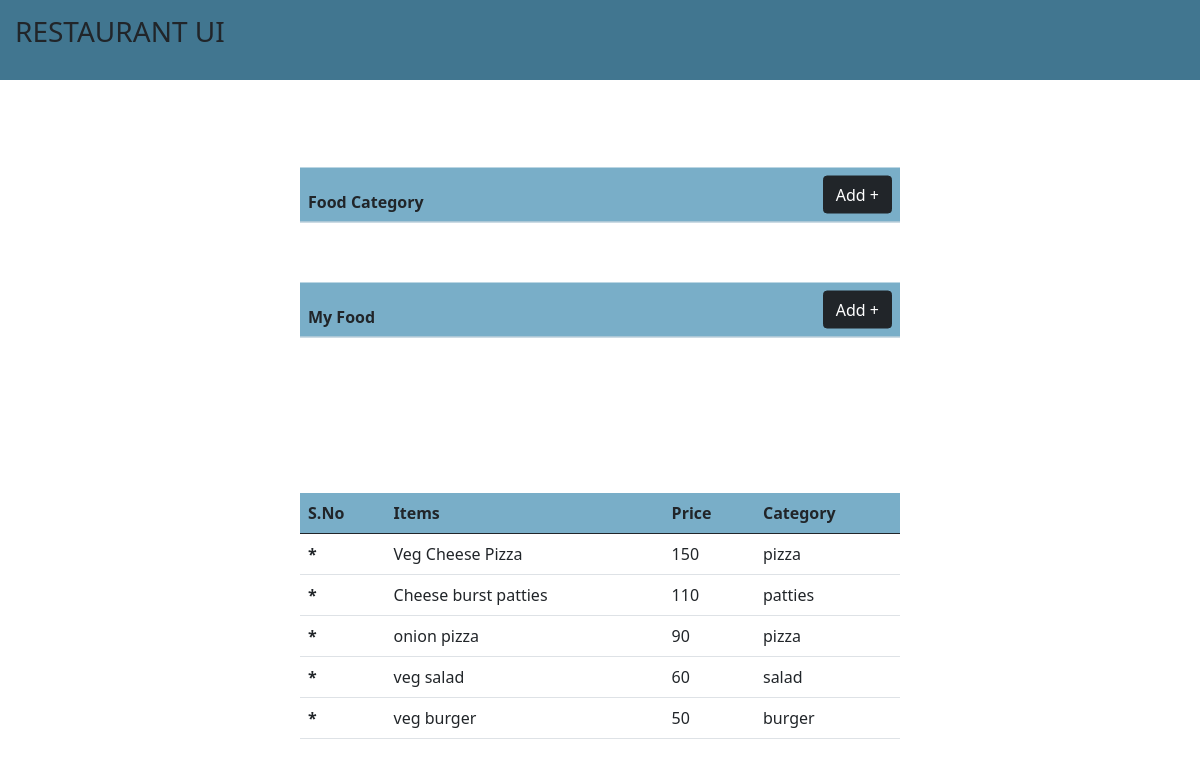
The page /admin on the database its author committed.
### tables this page shows
CREATE TABLE "food" (
	"name"	TEXT NOT NULL,
	"price"	INTEGER NOT NULL,
	"category"	TEXT NOT NULL
);

### app.py (the view)
@app.route('/admin')
def admin():
    conn = sqlite3.connect('database.db')
    data = conn.execute("SELECT * FROM food")
    return render_template('admin.html',categories=data)

### templates/admin.html (shortened to what this page needs)
<!DOCTYPE html>
<html lang="en">
<head>
    <link rel="stylesheet" href="{{ url_for('static', filename='admin.css') }}">
    <link href="https://cdn.jsdelivr.net/npm/bootstrap@5.0.0-beta3/dist/css/bootstrap.min.css" rel="stylesheet">
</head>
<body>
    <div class="nav">
        <h3 style="margin: 15px;">RESTAURANT UI</h3>
    </div>
    <div class="category-table">
        <table class="table">
            <thead class="thead-dark category-thead">
              <tr>
                <th scope="col">Food Category</th>
                <th scope="col"><a href="{{ url_for('categoryForm') }}" class="btn btn-dark">Add +</a></th>
              </tr>
            </thead>
          </table>
    </div>
    <div class="category-table">
        <table class="table">
            <thead class="thead-dark category-thead">
              <tr>
                <th scope="col">My Food</th>
                <th scope="col"><a href="{{ url_for('forms') }}" type="button" class="btn btn-dark">Add +</a></th>
              </tr>
            </thead>
          </table>
    </div>
    <div class="category-table">
      <table class="table">
        <thead class="thead-dark category-thead">
          <tr>
            <th scope="col">S.No</th>
            <th scope="col">Items</th>
            <th scope="col">Price</th>
            <th scope="col">Category</th>
          </tr>
        </thead>
        <tbody>
          {% for i in categories %}
          <tr>
            <th scope="row">*</th>
            <td>{{ i[0] }}</td>
            <td>{{ i[1] }}</td>
            <td>{{ i[2] }}</td>
          </tr>
          {% endfor %}
      </table>
    </div>
</body>
</html>

### static/admin.css (style rules this page uses)
* { margin: 0px; padding: 0px; }
.nav { width: 100%; height: 10vh; background-color: #417690; }
.category-table { width: 50%; margin-top: 5%; transform: translate(50%,50%); }
.category-thead { background-color:#79aec8; }
a.btn.btn-dark { float: right; }

### rows shown on the page
food: name "Veg Cheese Pizza", price "150", category "pizza"
food: name "Cheese burst patties", price "110", category "patties"
food: name "onion pizza", price "90", category "pizza"
food: name "veg salad", price "60", category "salad"
food: name "veg burger", price "50", category "burger"
